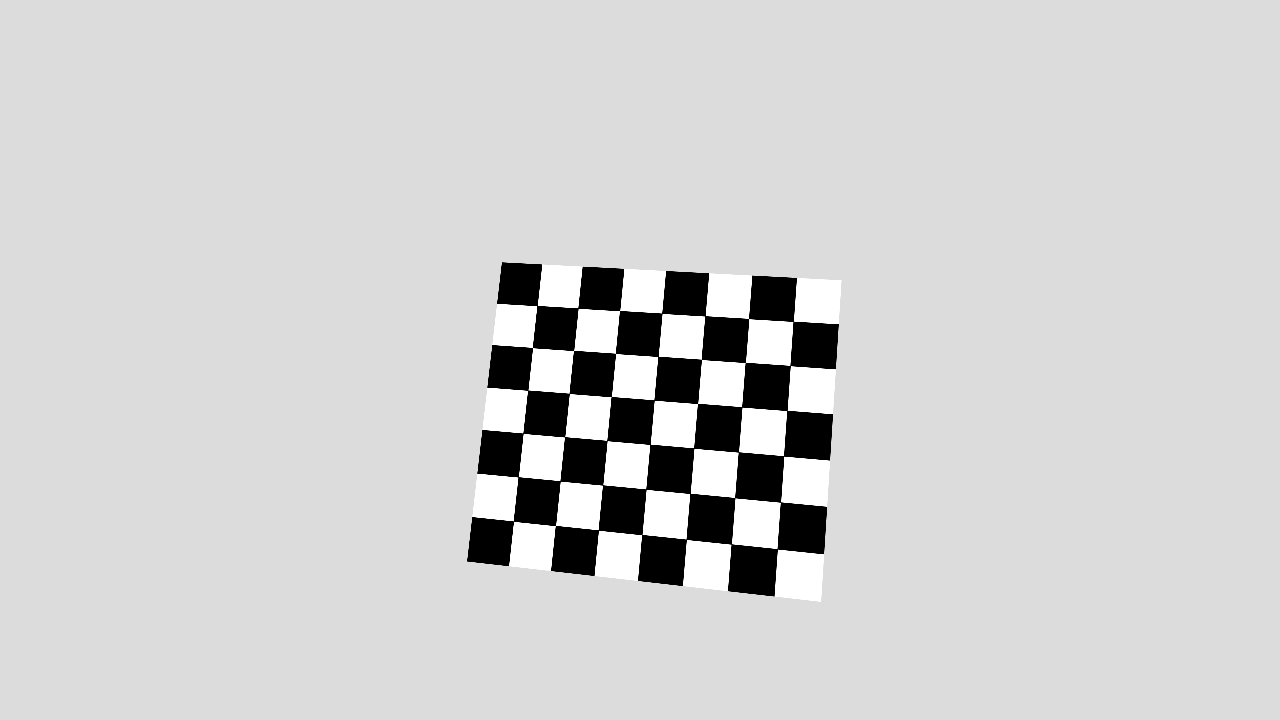
#> input picture aula_16_Calibracao/exemplos_em_python/dados_sinteticos/calib_02.png, 1280 x 720 px, given in place of imagem_base.png, which was not available
$ python 10_canais_hsv_lab.py
#> lines starting #> are read from the running program, lines starting #| are printed output that depends on the picture; pictures that were not available may be replaced by others from this repository, and a replacement may not be noted
"""
Exemplo 10 - Canais dos espaços de cor HSV e LAB.

Saídas:
- BGR original.
- Canais H, S e V.
- Canais L, A e B do espaço LAB.
- Um painel com sete imagens ao todo.
"""

import cv2


from pathlib import Path

import cv2


def obter_imagem_base(nome_arquivo: str = "imagem_base.png"):
    """Carrega a imagem-base ou abre a câmera para capturar uma nova imagem.

    A função torna o exemplo independente: se o arquivo ainda não existir,
    o estudante pode pressionar S para fotografar diretamente pela webcam.
    """
#> called with nome_arquivo = 'imagem_base.png'

    caminho = Path(__file__).resolve().parent / nome_arquivo

    # Tenta carregar uma fotografia já existente.
    imagem = cv2.imread(str(caminho), cv2.IMREAD_COLOR)
#> imagem is the input picture: shape (720, 1280, 3); min 0, max 255, mean 208.9
    if imagem is not None:
        print(f"Imagem carregada de: {caminho}")
        return imagem

    # Caso a imagem não exista, abre a câmera principal.
    cap = cv2.VideoCapture(0)
    if not cap.isOpened():
        raise RuntimeError("Não foi possível abrir a câmera.")

    print("Arquivo imagem_base.png não encontrado.")
    print("Pressione S para capturar uma imagem ou Q para cancelar.")

    imagem_capturada = None

    try:
        while True:
            ret, frame = cap.read()
            if not ret:
                raise RuntimeError("Falha ao capturar um frame da câmera.")

            exibicao = frame.copy()
            cv2.putText(
                exibicao,
                "S: capturar | Q: cancelar",
                (10, 30),
                cv2.FONT_HERSHEY_SIMPLEX,
                0.7,
                (0, 255, 0),
                2,
                cv2.LINE_AA,
            )
            cv2.imshow("Captura da imagem-base", exibicao)

            tecla = cv2.waitKey(1) & 0xFF
            if tecla in (ord("s"), ord("S")):
                imagem_capturada = frame.copy()
                break
            if tecla in (ord("q"), ord("Q"), 27):
                break
    finally:
        cap.release()
        cv2.destroyAllWindows()

    if imagem_capturada is None:
        raise RuntimeError("A captura foi cancelada pelo usuário.")

    # Garante dimensões mínimas de 480 x 480 pixels.
    altura, largura = imagem_capturada.shape[:2]
    if altura < 480 or largura < 480:
        escala = max(480 / altura, 480 / largura)
        nova_largura = int(round(largura * escala))
        nova_altura = int(round(altura * escala))
        imagem_capturada = cv2.resize(
            imagem_capturada,
            (nova_largura, nova_altura),
            interpolation=cv2.INTER_CUBIC,
        )

    cv2.imwrite(str(caminho), imagem_capturada)
    print(f"Imagem salva em: {caminho}")
    return imagem_capturada


def adicionar_titulo(imagem, titulo: str):
    """Escreve um título na parte superior de uma cópia da imagem."""

    saida = imagem.copy()
    cv2.rectangle(saida, (0, 0), (saida.shape[1], 42), (0, 0, 0), -1)
    cv2.putText(
        saida,
        titulo,
        (10, 29),
        cv2.FONT_HERSHEY_SIMPLEX,
        0.7,
        (255, 255, 255),
        2,
        cv2.LINE_AA,
    )
    return saida


def canal_para_bgr(canal):
    """Converte um canal de uma dimensão para três canais BGR."""

    return cv2.cvtColor(canal, cv2.COLOR_GRAY2BGR)


def redimensionar_quadrado(imagem, lado: int = 320):
    """Redimensiona a imagem para facilitar a montagem de painéis didáticos."""

    return cv2.resize(imagem, (lado, lado), interpolation=cv2.INTER_AREA)


def main() -> None:
    imagem = obter_imagem_base()

    # OpenCV carrega imagens coloridas na ordem BGR.
    hsv = cv2.cvtColor(imagem, cv2.COLOR_BGR2HSV)
#> hsv: shape (720, 1280, 3); mean H, S, V 0, 0, 208.9
    lab = cv2.cvtColor(imagem, cv2.COLOR_BGR2LAB)
#> lab: shape (720, 1280, 3); mean of channels 0, 1, 2 212.5, 128, 128

    # HSV:
    # H (Hue / Matiz): identifica a família de cor. No OpenCV varia de 0 a 179.
    # S (Saturation / Saturação): intensidade ou pureza da cor, de 0 a 255.
    # V (Value / Valor): brilho do pixel, de 0 a 255.
    canal_h, canal_s, canal_v = cv2.split(hsv)
#> canal_h: shape (720, 1280); every value is 0

    # LAB:
    # L: luminosidade perceptual, de escuro para claro.
    # A: eixo cromático aproximado entre verde e vermelho.
    # B: eixo cromático aproximado entre azul e amarelo.
    canal_l, canal_a, canal_b = cv2.split(lab)
#> canal_a: shape (720, 1280); every value is 128

    original = redimensionar_quadrado(imagem)
#> in redimensionar_quadrado, `return cv2.resize(imagem, (lado, lado), interpolation=cv2.INTER_AREA)`:
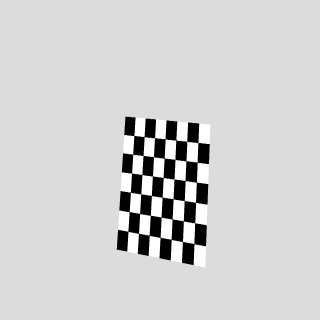
#> returned value: shape (320, 320, 3); min 0, max 255, mean 208.9
    imagens = [
        adicionar_titulo(original, "BGR original"),
        adicionar_titulo(redimensionar_quadrado(canal_para_bgr(canal_h)), "HSV - H (matiz)"),
        adicionar_titulo(redimensionar_quadrado(canal_para_bgr(canal_s)), "HSV - S (saturacao)"),
        adicionar_titulo(redimensionar_quadrado(canal_para_bgr(canal_v)), "HSV - V (brilho)"),
        adicionar_titulo(redimensionar_quadrado(canal_para_bgr(canal_l)), "LAB - L (luminosidade)"),
        adicionar_titulo(redimensionar_quadrado(canal_para_bgr(canal_a)), "LAB - A (verde-vermelho)"),
        adicionar_titulo(redimensionar_quadrado(canal_para_bgr(canal_b)), "LAB - B (azul-amarelo)"),
    ]
#> in canal_para_bgr, `return cv2.cvtColor(canal, cv2.COLOR_GRAY2BGR)`: returned value: shape (720, 1280, 3); every value is 0
#> in redimensionar_quadrado (call 2), `return cv2.resize(imagem, (lado, lado), interpolation=cv2.INTER_AREA)`: returned value: shape (320, 320, 3); every value is 0
#> in canal_para_bgr (call 5), `return cv2.cvtColor(canal, cv2.COLOR_GRAY2BGR)`: returned value: shape (720, 1280, 3); every value is 128
#> in redimensionar_quadrado (call 6), `return cv2.resize(imagem, (lado, lado), interpolation=cv2.INTER_AREA)`: returned value: shape (320, 320, 3); every value is 128
#> in adicionar_titulo (call 7), `cv2.putText( saida, titulo, (10, 29), cv2.FONT_HERSHEY_SIMPLEX, 0.7, (..`:
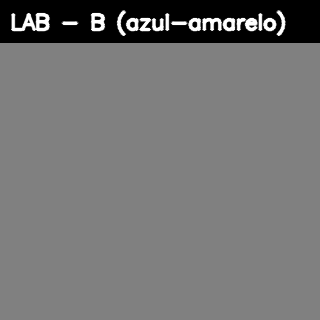
#> saida: shape (320, 320, 3); min 0, max 255, mean 115.8

    # Cria uma célula preta para completar uma grade 2 x 4.
    celula_vazia = imagens[0] * 0
    cv2.putText(
        celula_vazia,
        "7 imagens solicitadas",
        (28, 170),
        cv2.FONT_HERSHEY_SIMPLEX,
        0.65,
        (255, 255, 255),
        2,
        cv2.LINE_AA,
    )
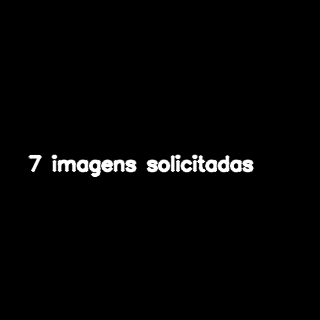
#> celula_vazia: shape (320, 320, 3); min 0, max 255, mean 4.6

    linha_1 = cv2.hconcat(imagens[0:4])
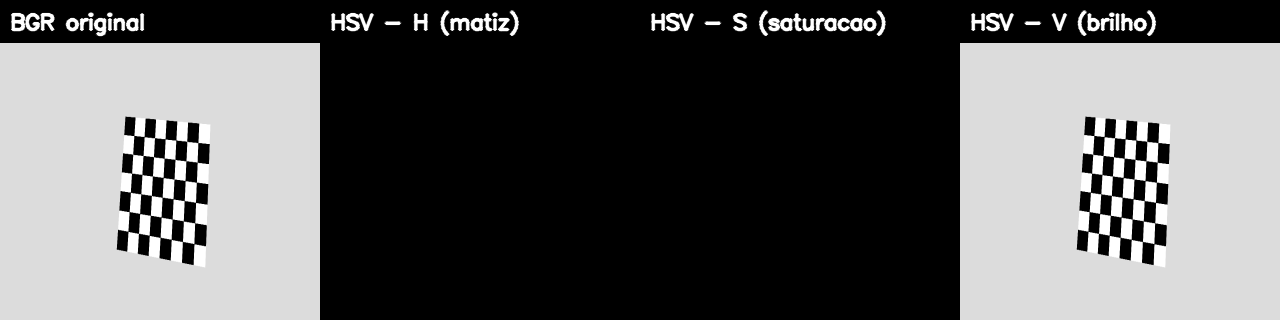
#> linha_1: shape (320, 1280, 3); min 0, max 255, mean 93.2
    linha_2 = cv2.hconcat(imagens[4:7] + [celula_vazia])
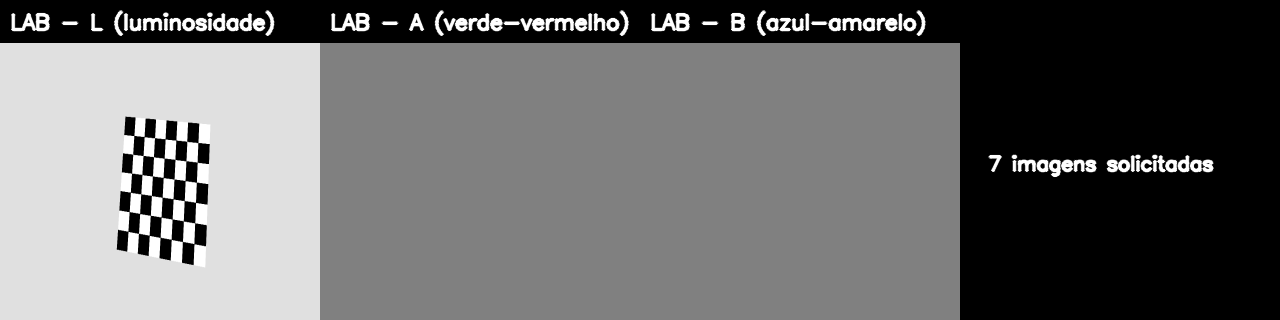
#> linha_2: shape (320, 1280, 3); min 0, max 255, mean 106
    painel = cv2.vconcat([linha_1, linha_2])
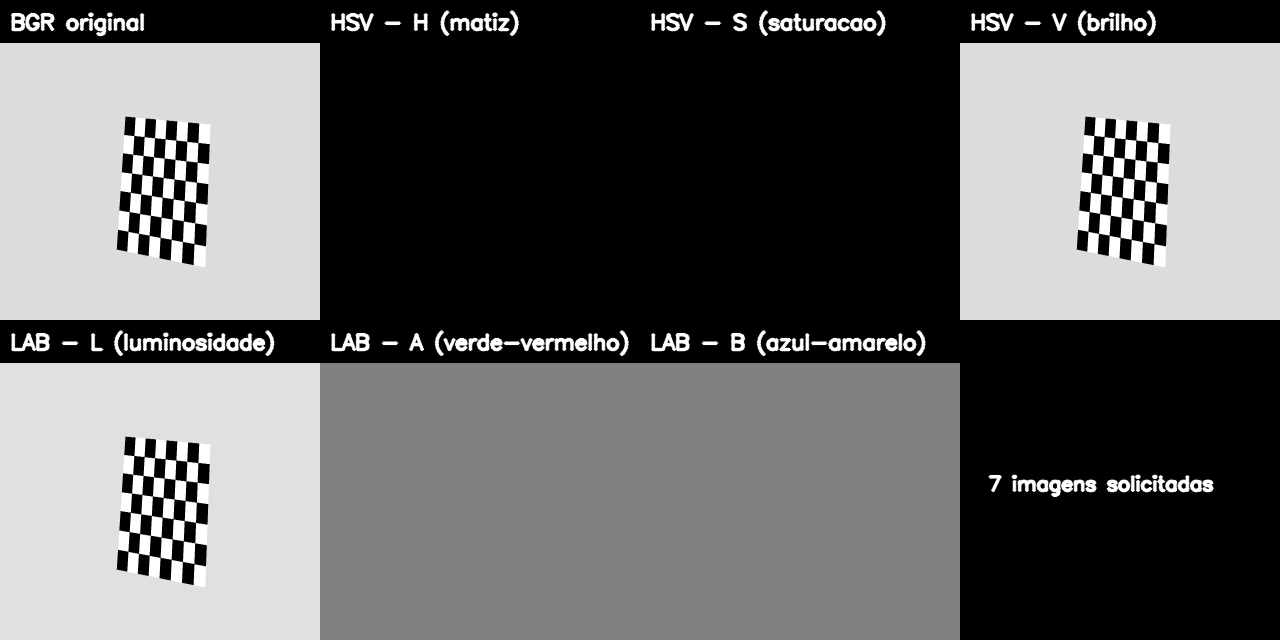
#> painel: shape (640, 1280, 3); min 0, max 255, mean 99.6

    print("Shapes dos espaços de cor:")
    print(f"BGR: {imagem.shape}")
#| BGR: (720, 1280, 3)
    print(f"HSV: {hsv.shape}")
#| HSV: (720, 1280, 3)
    print(f"LAB: {lab.shape}")
#| LAB: (720, 1280, 3)
    print("Pressione Q ou Esc para fechar.")

    cv2.imshow("Exercicio 2A - canais HSV e LAB", painel)
    while True:
        tecla = cv2.waitKey(30) & 0xFF
#> (key q is pressed here)
        if tecla in (ord("q"), ord("Q"), 27):
            break
    cv2.destroyAllWindows()


if __name__ == "__main__":
    main()
